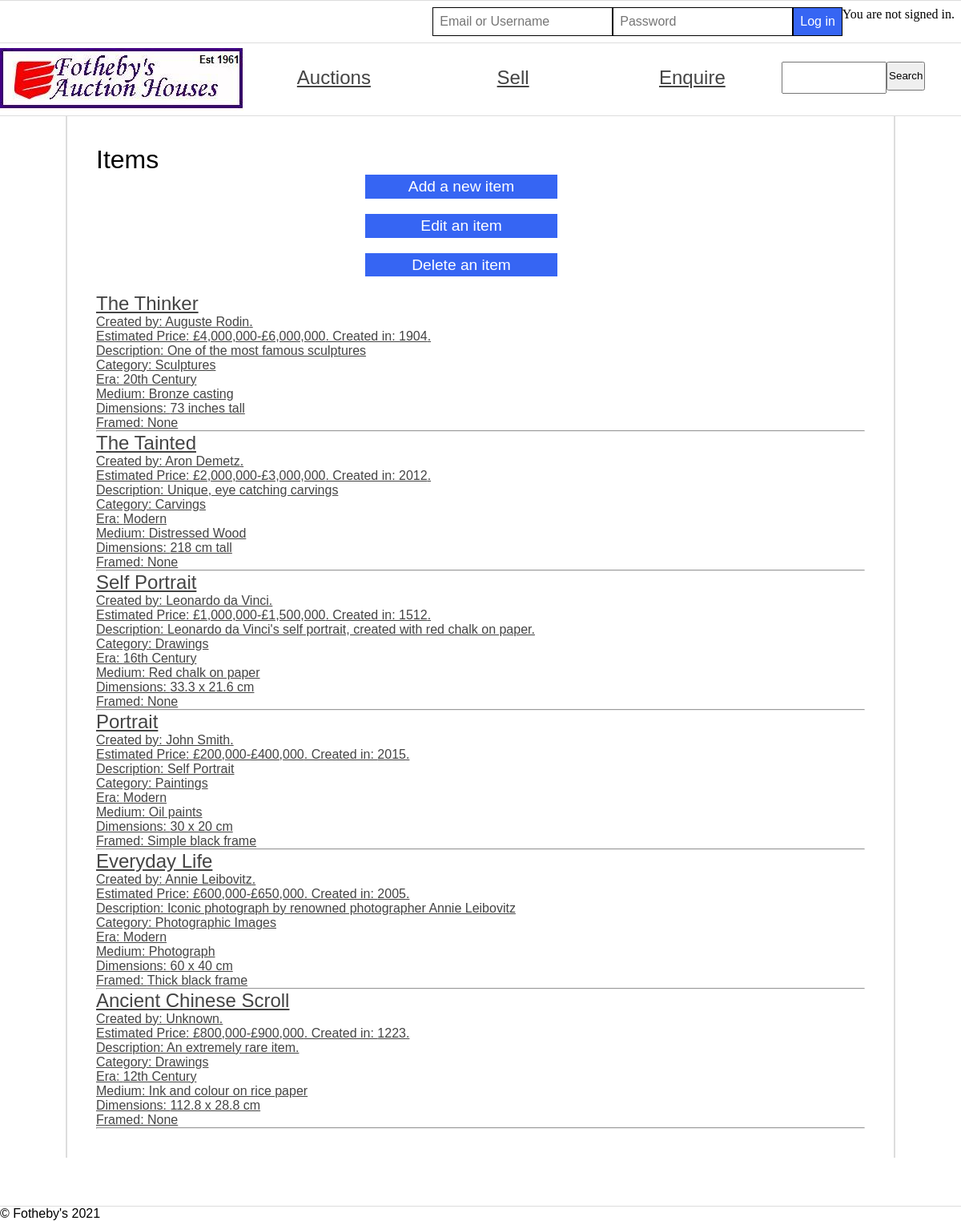
The page /default/public/items.php on the database its author committed.
### tables this page shows
CREATE TABLE `item` (
  `lot_number` int(6) NOT NULL AUTO_INCREMENT,
  `seller_id` int(6) DEFAULT NULL,
  `title` varchar(30) DEFAULT NULL,
  `artist` varchar(30) DEFAULT NULL,
  `estimated_price` varchar(30) DEFAULT NULL,
  `date_of_creation` int(4) DEFAULT NULL,
  `era` varchar(30) DEFAULT NULL,
  `description` varchar(100) DEFAULT NULL,
  `category` varchar(30) DEFAULT NULL,
  `medium` varchar(30) DEFAULT NULL,
  `dimensions` varchar(30) DEFAULT NULL,
  `framed` varchar(30) DEFAULT NULL,
  PRIMARY KEY (`lot_number`)
);

### default/public/items.php (the view, shortened to what this page needs)
<?php
	require 'header.php';
?>
<main>
<h1>Items</h1>
    <form action="items.php" method="POST"> <input type="submit" name="createitem-submit" value="Add a new item" /> </form>
    <form action="items.php" method="POST"> <input type="submit" name="edititem-submit" value="Edit an item" /> </form>
    <form action="items.php" method="POST"> <input type="submit" name="deleteitem-submit" value="Delete an item" /> </form>
    <?php
    require 'dbconnect.php';
	$itemstmt = $pdo->prepare('SELECT * FROM item ORDER BY title DESC');
	$itemstmt->execute();
    foreach ($itemstmt as $item) {?>
        <div><a href="itemview.php?&lot_number=<?=$item['lot_number']?>" class="product">
        <h2 class="name"><?=$item['title']?></h2><p>Created by: <?=$item['artist']?>. </p><p>Estimated Price: <?=$item['estimated_price']?>. Created in: <?=$item['date_of_creation']?>.</p>
        <p>Description: <?=$item['description']?></p>
        <p>Category: <?=$item['category']?></p>
        <p>Era: <?=$item['era']?></p>
        <p>Medium: <?=$item['medium']?></p>
        <p>Dimensions: <?=$item['dimensions']?></p>
        <p>Framed: <?=$item['framed']?></p>
            </a></div><hr /> <?php
    } ?>
</main>
<?php
	require 'footer.php';
?>

### default/public/header.php (shortened to what this page needs)
<!DOCTYPE html>
<html>
	<head>
		<link rel="stylesheet" href="fothebys.css" />
	</head>
	<body>
	<header> <nav class="login">
		<?php
		if (isset($_SESSION['username'])) {?>
			<p>Hello <?=$_SESSION['username']?>!</p>
			<form action="auctions.php" method="POST"> <input type="submit" name="auction-submit" value="Auctions" /> </form>
            <form action="items.php" method="POST"> <input type="submit" name="item-submit" value="Items" /> </form>
            <form action="auctionPending.php" method="POST"><input type="submit" name="pending-submit" value="Items Pending Auction"/> </form>
			<form action="logout.php" method="POST"> <input type="submit" name="logout-submit" value="Log out" /> </form>
		<?php }
		else {
			?><form action="login.php" method="POST">
        	<input type="text" name="loginemailusername" placeholder="Email or Username">
        	<input type="password" name="loginpassword" placeholder="Password">
        	<input type="submit" name="login-submit" value="Log in" />
			</form>
			<p>You are not signed in.</p>
			<?php
		}
		?>
	</nav>
        </header>
	<nav>
		<ul class="navList">
		<?php
	    	require 'nav.php';
	    ?>
		</ul>
	</nav>

### default/public/nav.php
<?php
echo '<li><a href="index.php" class="logo"><img src="images/logo.jpg" alt="Logo" /></a></li>';
echo '<li class="catList"><a href="auctionlist.php">Auctions</a></li>';
echo '<li class="catList"><a href="sell.php">Sell</a></li>';
echo '<li class="catList"><a href="enquire.php">Enquire</a></li>';
echo '<li><form class="search" action="search.php" method="POST">
    <input type="text" name="search-value" />
    <input type="submit" name="search-submit" value="Search" />
</form></li>';

### default/public/footer.php
		<footer>
			&copy; Fotheby's 2021
		</footer>
	</body>
</html>

### default/public/fothebys.css (style rules this page uses)
* { margin: 0; padding: 0; }
body { font-family: 'Oxygen-Regular', sans-serif; background-color: #ffffff; max-width: 100vw; overflow-x: hidden; }
h1, h2, h3, h4 { font-weight: normal; }
a, a:visited { color: #444; }
header { font-family: 'Univers-Light-Normal'; display: grid; align-items: center; border-top: 1px solid #ddd; border-bottom: 1px solid #ddd; }
form { display: flex; justify-content: end; }
header form input[type=text] { border: 1px solid black; font-size: 1em; padding: 0.5em; }
header form input[type=password] { border: 1px solid black; font-size: 1em; padding: 0.5em; }
header form input[type=submit] { border: 1px solid black; background-color: #3665f3; color: white; font-size: 1em; padding: 0.5em; cursor: pointer; }
form.search { display: flex; width: 80%; height: 100%; }
form.search input[type=text] { display: flex; width: 80%; height: 40%; top: 50%; position: relative; top: 25%; }
form.search input[type=submit] { display: flex; width: 30%; height: 40%; top: 50%; position: relative; top: 25%; }
body > nav { border-bottom: 1px solid #ddd; }
body > nav ul { display: flex; width: 100vw; list-style-type: none; }
body > nav ul li { flex: 1; }
body > nav ul li a { padding-top: 0.5vw; padding-bottom: 0.5vw; font-size: 1.5em; display: flex; justify-content: center; position: relative; top: 25%; }
a.logo { display: flex; justify-content: center; position: relative; top: 0%; }
.login { padding: 0.5em; padding-left: 1em; display: flex; justify-content: end; }
main { padding: 3vw; display: grid; overflow: hidden; width: 80vw; margin: auto; border-left: 2px solid #ddd; border-right: 2px solid #ddd; grid-template-columns: 1fr; }
footer { margin-top: 5vw; border-top: 1px solid #ddd; }
main form { display: flex; flex-wrap: wrap; width: 50vw; }
main form label, main form input { flex-grow: 1; width: 20vw; margin-bottom: 1em; margin-right: 2vw; margin-left: 2vw; }
main form input[type=submit] { background-color: #3665f3; color: white; flex-grow: 0; margin-left: auto; font-size: 1.2em; padding: 0.2em; cursor: pointer; border: 0; }

### rows shown on the page
item: title "The Thinker", artist "Auguste Rodin", estimated_price "£4,000,000-£6,000,000", date_of_creation "1904", description "One of the most famous sculptures", category "Sculptures", era "20th Century", medium "Bronze casting", dimensions "73 inches tall", framed "None"
item: title "The Tainted", artist "Aron Demetz", estimated_price "£2,000,000-£3,000,000", date_of_creation "2012", description "Unique, eye catching carvings", category "Carvings", era "Modern", medium "Distressed Wood", dimensions "218 cm tall", framed "None"
item: title "Self Portrait", artist "Leonardo da Vinci", estimated_price "£1,000,000-£1,500,000", date_of_creation "1512", description "Leonardo da Vinci's self portrait, created with red chalk on paper.", category "Drawings", era "16th Century", medium "Red chalk on paper", dimensions "33.3 x 21.6 cm", framed "None"
item: title "Portrait", artist "John Smith", estimated_price "£200,000-£400,000", date_of_creation "2015", description "Self Portrait", category "Paintings", era "Modern", medium "Oil paints", dimensions "30 x 20 cm", framed "Simple black frame"
item: title "Everyday Life", artist "Annie Leibovitz", estimated_price "£600,000-£650,000", date_of_creation "2005", description "Iconic photograph by renowned photographer Annie Leibovitz", category "Photographic Images", era "Modern", medium "Photograph", dimensions "60 x 40 cm", framed "Thick black frame"
item: title "Ancient Chinese Scroll", artist "Unknown", estimated_price "£800,000-£900,000", date_of_creation "1223", description "An extremely rare item.", category "Drawings", era "12th Century", medium "Ink and colour on rice paper", dimensions "112.8 x 28.8 cm", framed "None"
